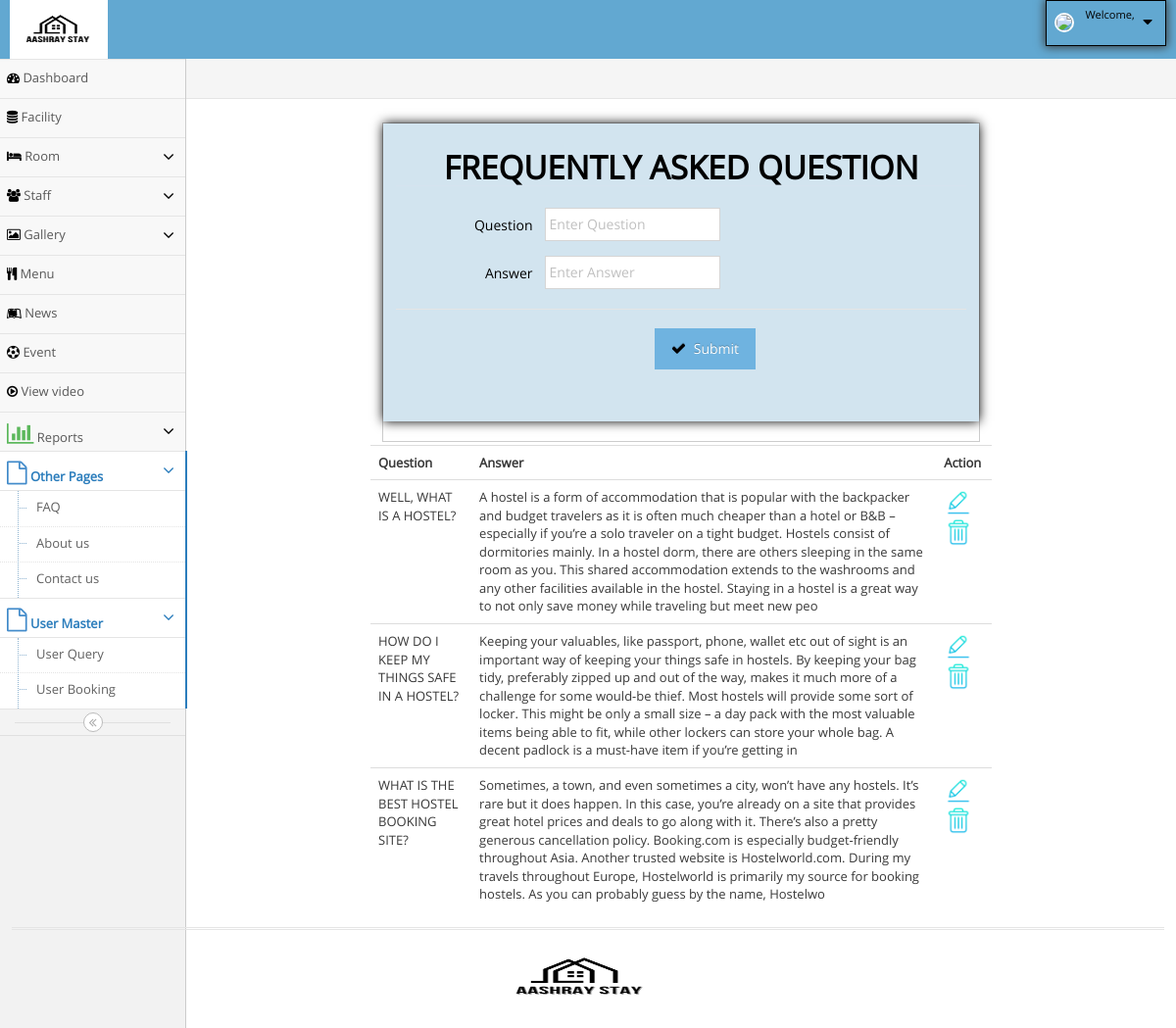
The app's page /HostelManagement_6878/admin/faq.php, older data.
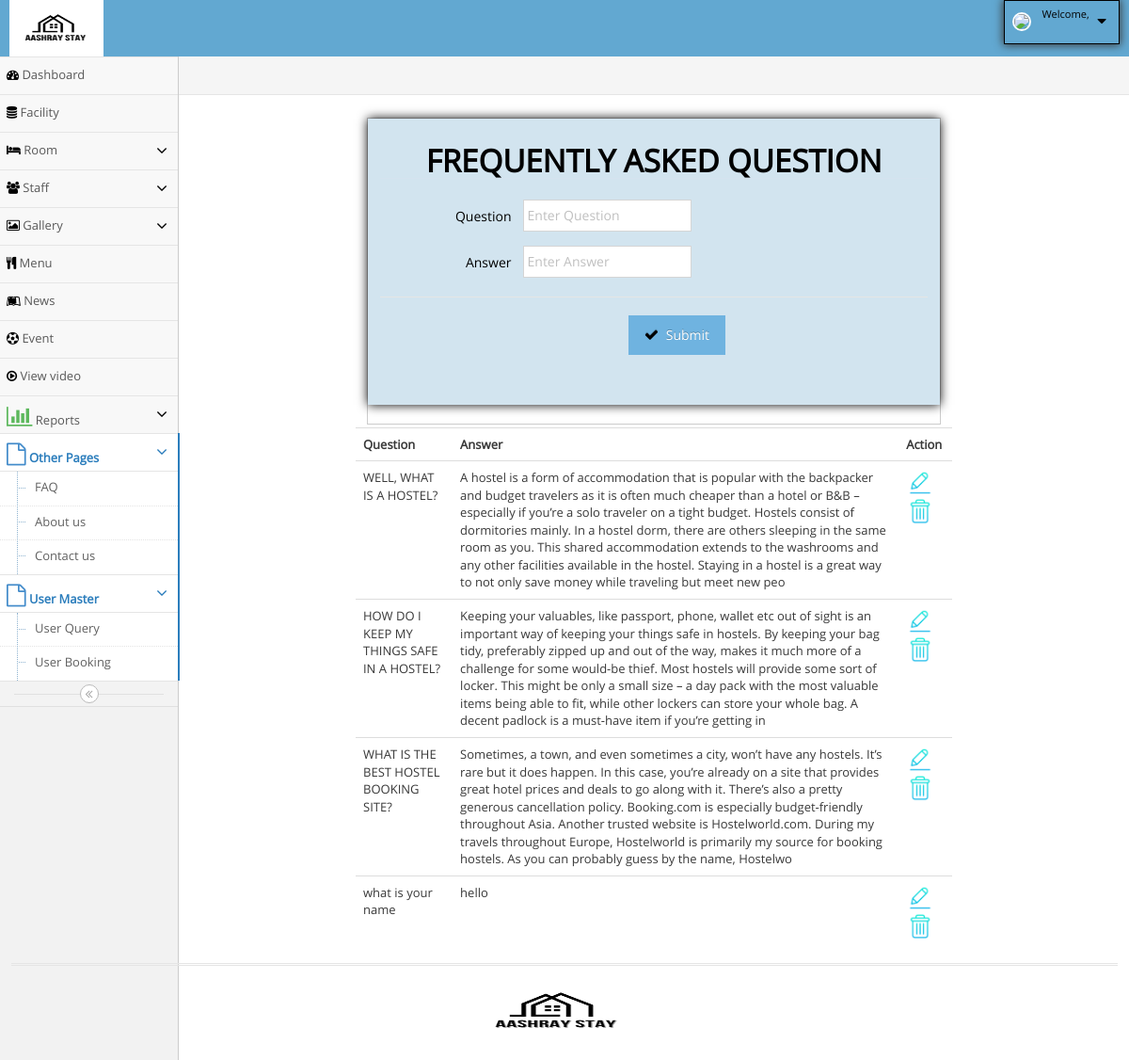
The same page, newer data.
### tables this page shows
CREATE TABLE IF NOT EXISTS `faq` (
  `id` int NOT NULL AUTO_INCREMENT,
  `question` varchar(100) NOT NULL,
  `answer` varchar(500) NOT NULL,
  PRIMARY KEY (`id`)
);

### HostelManagement_6878/admin/faq.php (the view, shortened to what this page needs)
<?php
  include ('hhh.php');
  include ('connect.php');
  ?>
		<form class="form-horizontal widget-box " role="form" method=post>
             <div class="widget-body">
			 <div class="widget-main " style="background-color:#d2e4ef; border:1px solid #d2e4ef; box-shadow:0px 0px 11px 0px; color:black">
			<h1 class="header blue lighter bigger" style="text-align:center;">	<b style="color:black;" > 	FREQUENTLY ASKED QUESTION </b> </h1>
											<div class="space-6"></div>
    <div class="form-group">
	    <label class="col-sm-3 control-label no-padding-right" for="form-field-1"> Question </label>
			<div class="col-sm-9">
				<input type="text" name="txtques" placeholder="Enter Question" class="col-xs-10 col-sm-5" required/>
			</div>
	</div>
    <div class="form-group">
	    <label class="col-sm-3 control-label no-padding-right" for="form-field-1"> Answer </label>
			<div class="col-sm-9">
				<input type="text" name="txtans" placeholder="Enter Answer" class="col-xs-10 col-sm-5" required />
			</div>
	</div>
    <div class="clearfix form-actions">
	<div class="col-md-offset-3 col-md-9"style="text-align:center; marging-left:30%;">
		<button class="btn btn-info" type="submit" name='btnins'>
			<i class="ace-icon fa fa-check bigger-110"></i>
				Submit
		</button>
    </div>
								</div>
							</div>
			</div>
</div>
<?php
       $q=mysqli_query($con,"select * from faq");
       echo "<table class='table table-hover'>";
	   echo "<th>Question";
	   echo "<th>Answer";
	   echo "<th colspan=2>Action";
       while($row=mysqli_fetch_array($q))
       {
         echo "<tr>";
         echo "<td>".$row['question'];
         echo "<td>".$row['answer'];
		echo "<td colspan=2><a href=faq_edit.php?x=$row[0]><image src=edit.png height=30 width=30></a>";
		echo "<a href=faq_delete.php?x=$row[0]><image src=delete.png height=30 width=30></a>";
       echo"</tr>";
        }
        echo"</table>";
?>
<?php
  include ('fff.php');
?>

Row changes from the older to the newer data that the page shows:
added faq: question "what is your name", answer "hello"
